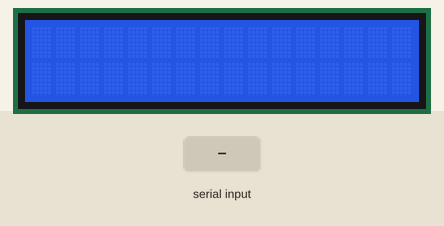
Bench run of a sketch on a simulated Arduino Uno, built with avr-gcc and run on an emulated ATmega328P. On the bench: 16×2 character LCD. Inputs (shaded band) come from the test bench. What the sketch prints to the serial monitor is not drawn.

Above: at 1.2 s.
1.3 s: "/\n" received over Serial
3.8 s: "1\n" received over Serial
6.3 s: ":\n" received over Serial
At 8.6 s:
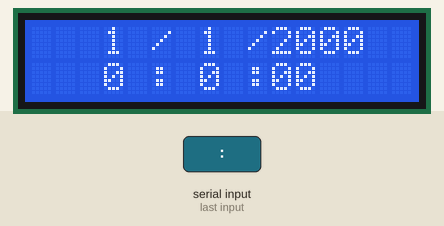
At 9.9 s:
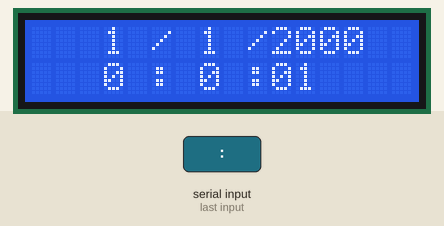
Timing chart, 0 to 11.4 s (numbered marks = the images above; inputs shaded):
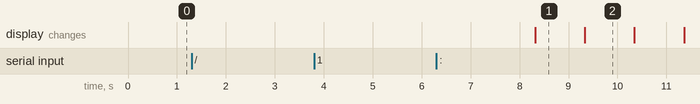

The sketch:

CS362_kburks2_Lab6.ino
```cpp
#include <Time.h>
#include <TimeLib.h>
#include <LiquidCrystal.h>

//varibles for Time
int Hours ,Minutes, Seconds;

//variables for Date
int months, years, days;

//User prompt and format
String Date = "Enter Date :  MM/DD/YYYY.";
String Time = "Enter Time :  HH:MM:SS.";

//User input
String givenDate, givenTime;

LiquidCrystal LCD(11, 2, 4, 5, 6, 7);

//LCD Setup
void setup()
{
  LCD.begin(16, 2);
  Serial.begin(9660);
}

void loop()
{
  Serial.println(Date);

  //Wait
  while (1)
  {
    if (Serial.available() == 1){ break; }
  }

  if (Serial.available() == 1)
  {
    givenDate = Serial.readString();
    int length = givenDate.length();
    checkDate(givenDate);
    Serial.println(givenDate);

    //Check if input is too long
    if (length > 10){ Serial.println("Not Real Date, Try Again"); }
  }

  Serial.println(Time);

  while (1)
  {
    if (Serial.available() == 1){ break;}
  }

  if (Serial.available() == 1)
  {
    givenTime = Serial.readString();
    checkTime(givenTime);

    setTime(Hours, Minutes, Seconds, days, months, years);
    clock();

    Serial.print(Hours);
    Serial.print(":");
    Serial.print(Minutes);
    Serial.print(":");
    Serial.println(Seconds);
  }
}

void checkDate(String Date)
{
  String month, DAY, year;

  month = Date.substring(0, Date.indexOf("/"));
  months = month.toInt();

  DAY = Date.substring(5, Date.indexOf("/") + 1);
  days = DAY.toInt();

  year = Date.substring(6);
  years = year.toInt();

  if ((months > 12) || (months < 1))
  {
    Serial.println("Not In Range. Try Again! ");
    loop();
  }
  else if ((months == 4) || (months == 6) || (months == 9) || (months == 11))
  {
    if ((days > 30) || (days < 1))
    {
      Serial.println("Not In Range. Try Again!");
      loop();
    }
  }
  else if ((months == 1) || (months == 3) || (months == 5) || (months == 7) || (months == 8) || (months == 10) || (months == 12))
  {
    if ((days > 31) || (days < 1))
    {
      Serial.println("Not In Range. Try Again!");
      loop();
    }
  }
  else if (years % 4 == 0)
  {
    //leap year
    if (months == 2)
    {
      if (days > 29)
      {
        Serial.println("Not In Range. Try Again! ");
        loop();
      }
    }
  }
  else if (months == 2)
  {
    if (days > 28)
    {
      Serial.println("Not In Range. Try Again! ");
      loop();
    }
  }
}

void checkTime(String input)
{
  String hours, minutes, seconds;

  hours = input.substring(0, input.indexOf(":"));
  minutes = input.substring(5, input.indexOf(":") + 1);
  seconds = input.substring(6);

  Hours = hours.toInt();
  Minutes = minutes.toInt();
  Seconds = seconds.toInt();
  if ((Hours < 0) || (Hours > 23) || (Minutes < 0) || (Minutes > 59) || (Seconds < 0) || (Seconds > 59))
  {
    Serial.println("Not In Range. Try Again !");
    Serial.println(Time);
    while (1)
    {
      if (Serial.available() == 1){ break; }
    }
    if (Serial.available() == 1)
    {
      givenTime = Serial.readString();
      checkTime(givenTime);
      Serial.print(Hours);
      Serial.print(":");
      Serial.print(Minutes);
      Serial.print(":");
      Serial.println(Seconds);
    }
  }
}

void clock()
{
  while (1)
  {
    time_t t = now();
    Serial.print(hour(t));
    Serial.print(minute(t));
    Serial.print(second(t));
    Serial.println();
    Serial.println(day(t));
    Serial.println(month(t));
    Serial.println(year(t));
    delay(1000);
    LCD.clear();
    printDate(month(t), day(t), year(t));
    printTime(hour(t), minute(t), second(t));
  }
}

void printDate(int month, int day, int year)
{
  LCD.setCursor(10, 0);
  LCD.print(year);

  LCD.setCursor(9, 0);
  LCD.print("/");

  LCD.setCursor(7, 0);
  LCD.print(day);

  LCD.setCursor(5, 0);
  LCD.print("/");

  LCD.setCursor(3, 0);
  LCD.print(month);
}

void printTime(int hour, int minute, int second)
{
  LCD.setCursor(10, 1);
  if (second < 10){ LCD.print("0"); }

  LCD.print(second);
  LCD.setCursor(9, 1);
  LCD.print(":");

  LCD.setCursor(7, 1);
  LCD.print(minute);
  LCD.setCursor(5, 1);
  LCD.print(":");

  LCD.setCursor(3, 1);
  LCD.print(hour);
}
```

Measured:
- after the input at 1.3 s, every drawn part: stays the same
- after the input at 3.8 s, every drawn part: stays the same
- after the input at 6.3 s, the display: changes after 2.0 s (image 1)
- what the display in image 1 shows lasts 1.0 s, from 8.3 s to 9.3 s
